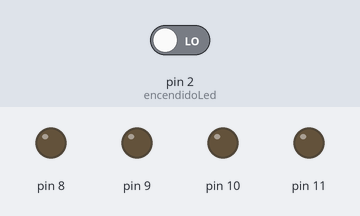
Bench run of a sketch on a simulated Arduino Uno, built with avr-gcc and run on an emulated ATmega328P. On the bench: output pins drawn as LEDs (lit = HIGH). Inputs (shaded band) come from the test bench; at power-on: pin 2 (encendidoLed) LOW.

Above: at 1.2 s.
1.3 s: pin 2 (encendidoLed) driven HIGH
At 4.1 s:
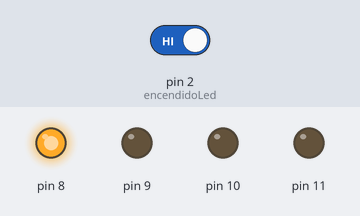
4.3 s: pin 2 (encendidoLed) driven LOW
At 4.3 s:
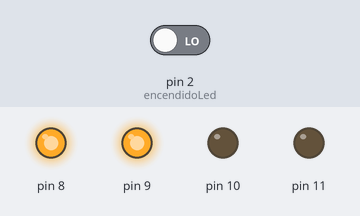
6.1 s: pin 2 (encendidoLed) driven HIGH
At 13.2 s:
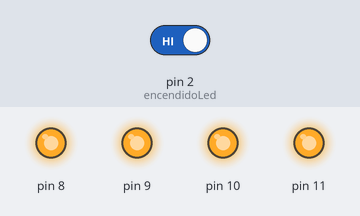
Timing chart, 0 to 18.1 s (numbered marks = the images above; inputs shaded):
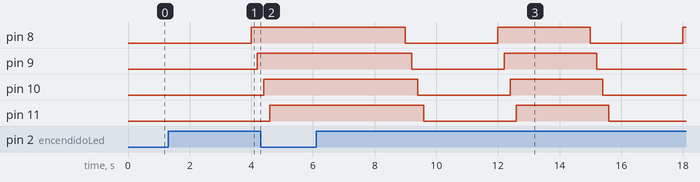

Measured:
- after the input at 1.3 s, pin 8: LOW → HIGH after 2.7 s; pin 9: LOW → HIGH after 2.9 s
- after the input at 6.1 s, pin 8: alternates HIGH for 3.0 s and LOW for 3.0 s, starting after 2.9 s; pin 9: HIGH → LOW after 3.1 s, → HIGH 3.0 s later, → LOW 3.0 s later; pin 10: HIGH → LOW after 3.3 s, → HIGH 3.0 s later, → LOW 3.0 s later; pin 11: HIGH → LOW after 3.5 s, → HIGH 3.0 s later, → LOW 3.0 s later

The sketch:

TimerOneArduino.ino
```cpp
/* AUTOR: CREATIVIDAD CODIFICADA
 *  www.creatividadcodificada.com
 *  NOMBRE DEL PROYECTO: Encendido y apagado de una secuencia de Leds
 *  accionado el pulsador por 3 segundos.
*/
#include <TimerOne.h>
volatile int contadorTiempo;
unsigned int controlTiempo;
boolean control;
void setup() {
  //Iniciar las variables contadorTiempo, controlTiempo y control
  contadorTiempo = 0;
  controlTiempo = 0;
  control=true;

  //configuramos nuestras salidas para los leds
  pinMode(8, OUTPUT);
  pinMode(9, OUTPUT);
  pinMode(10, OUTPUT);
  pinMode(11, OUTPUT);

  //Configuramos el pin 2 para el boton
  pinMode(2,INPUT);

  //Iniciamos el timer1
  Timer1.initialize(1000000);
  Timer1.attachInterrupt(ISR_tiempo);
}

void loop() {

  //Controlamos si el boton esta presionado
  if(digitalRead(2) && control == true) encendidoLed(HIGH);
  if(digitalRead(2) && control == false) encendidoLed(LOW);
}

void encendidoLed(int estado)
{
    //Reiniciamos el contadorTiempo a 0
      contadorTiempo = 0;

      // Controlamos que detecte los 3 segundos presionados
      while(digitalRead(2) && contadorTiempo < 3 ){
        controlTiempo=contadorTiempo;
        }
        if(controlTiempo >= 2)
          {
            for(int i = 0; i < 4; i++)
            {
              // Encendemos en seecuencia los Leds
              digitalWrite(i+8,estado);
              delay(200);
              }
          // hacemos el control para cambiar de estado de los Leds
          control=!control;
          }
  }
  // Nuestra función ISR
void ISR_tiempo()
{
  contadorTiempo++;
  }
```
